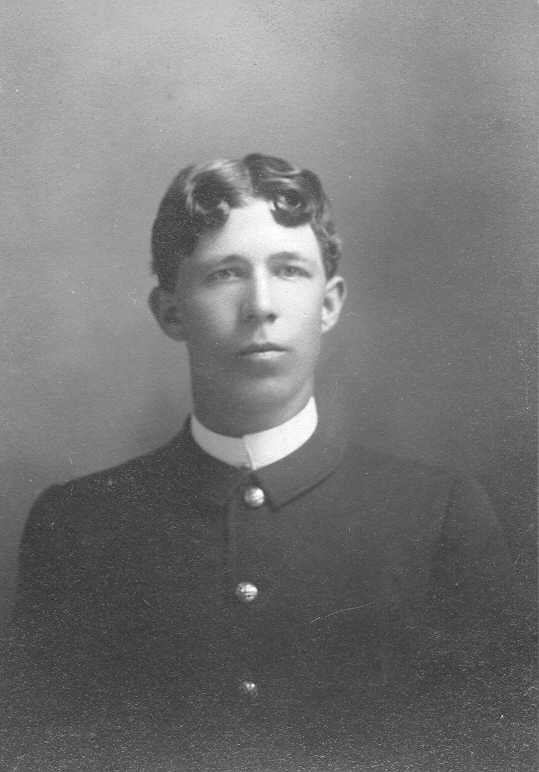
%> input picture 2021Fall/COMP4421/Tutorial_2_codes/charles_butter_2.jpg, 539 x 772 px
$ octave basic_transforms.m   (GNU Octave 9; MATLAB toolbox functions it lacks are replaced by stand-ins)
%> lines starting %> are read from the running program, lines starting %| are printed output that depends on the picture; in (x1, y1, x2, y2) boxes, pixels count from 0 and x2, y2 are one past the last pixel; in counts of white or black regions, pixels touching at a corner belong together; the program's own positions count from 1
f=imread('charles_butter_2.jpg'); %input image
%> f is the input picture: size 772x539 uint8; min 34, max 255, mean 118.6

f_inv = 255-f; %inverse transform
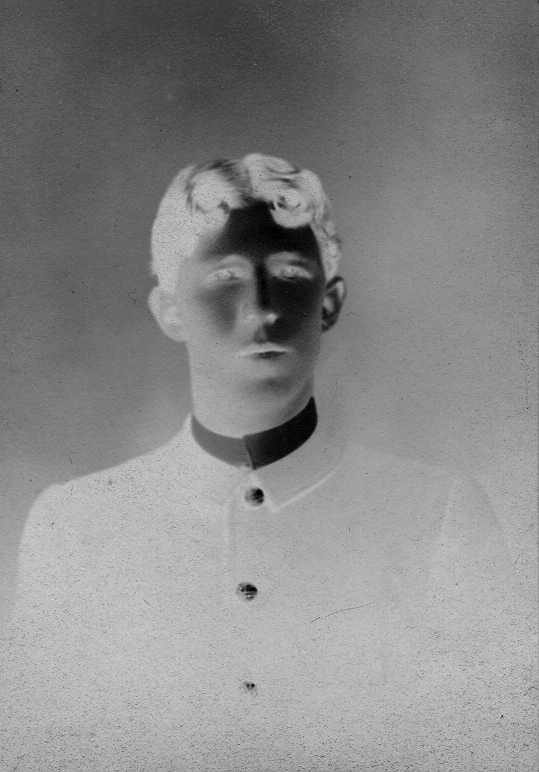
%> f_inv: size 772x539 uint8; min 0, max 221, mean 136.4

c_log = 30;
f_log = c_log*log(1+double(f)); % log transform
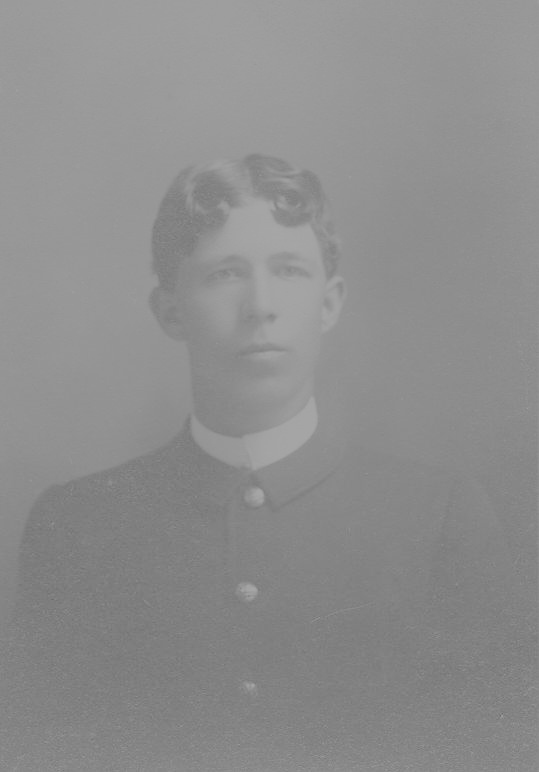
%> f_log: size 772x539 double; min 106.7, max 166.4, mean 141.7

c_plaw = 0.1; gamma = 1.5;
f_plaw = c_plaw*double(f).^gamma; % power-law transform
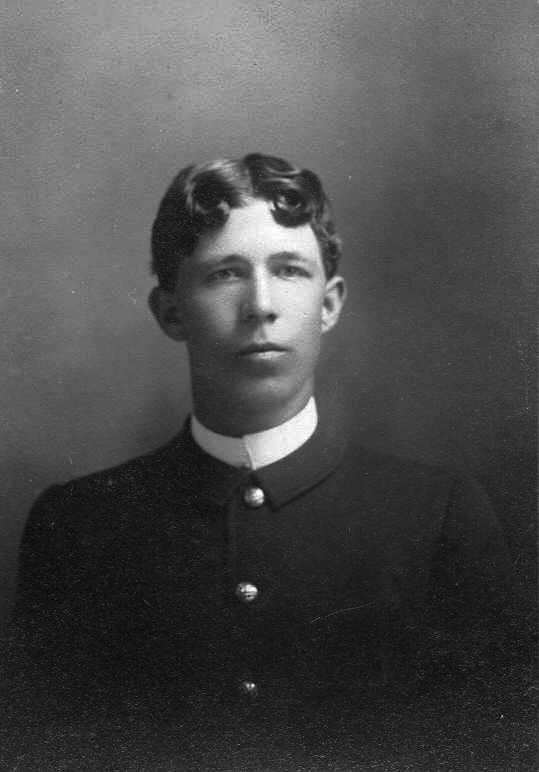
%> f_plaw: size 772x539 double; min 19.83, max 407.2, mean 135; drawn with min black and max white


figure
subplot(2,2,1), imshow(f), title('original');
subplot(2,2,2), imshow(f_inv), title('inverse');
subplot(2,2,3), imshow(uint8(f_log)), title('log');
subplot(2,2,4), imshow(uint8(f_plaw)), title('power-law');
%> after `imshow(uint8(f_plaw))`:
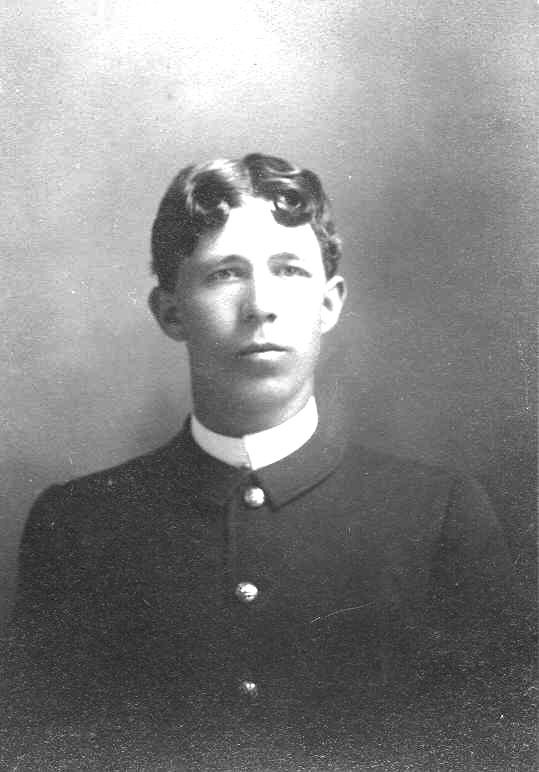
%> displayed picture: size 772x539, on the screen's scale of 0 to 255; min 20, max 255, mean 132.5

%Contrast Stretching for binary output
figure
subplot(2,2,1),imshow(uint8((f>80)*255)) , title('>80');
%> after `imshow(uint8((f>80)*255))`:
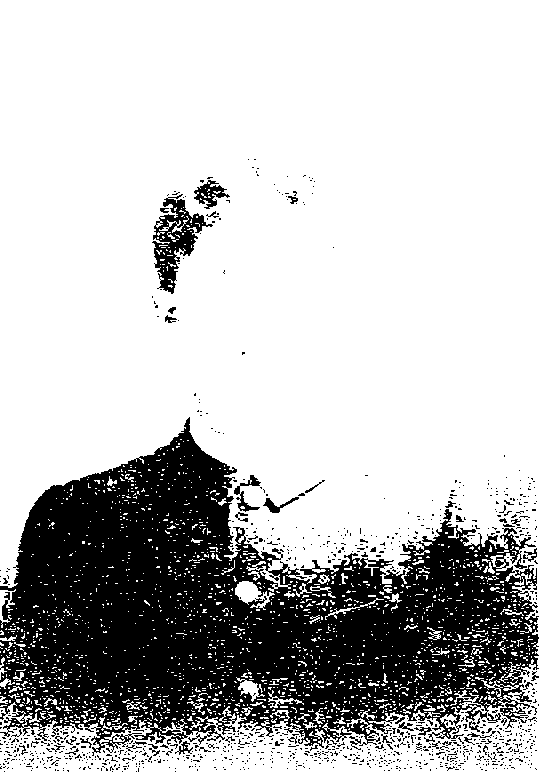
%> displayed picture: size 772x539, on the screen's scale of 0 to 255; 74.8% white; 1067 black regions (1017 under 20 px), largest, box (x1, y1, x2, y2) and area: (0, 417, 539, 756) 96829, (152, 194, 213, 294) 2153, (194, 180, 230, 209) 439
subplot(2,2,2),imshow(uint8((f>127)*255)), title('>127');
%> after `imshow(uint8((f>127)*255))`:
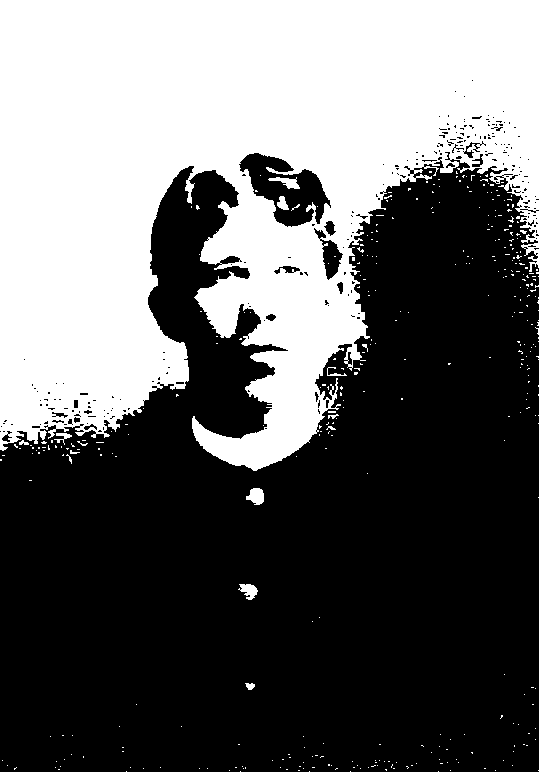
%> displayed picture: size 772x539, on the screen's scale of 0 to 255; 39.8% white; 387 white regions (374 under 20 px), largest, box (x1, y1, x2, y2) and area: (0, 0, 539, 471) 163676, (246, 488, 264, 505) 219, (238, 584, 258, 600) 190
subplot(2,2,3),imshow(uint8((f>200)*255)), title('>200');
%> after `imshow(uint8((f>200)*255))`:
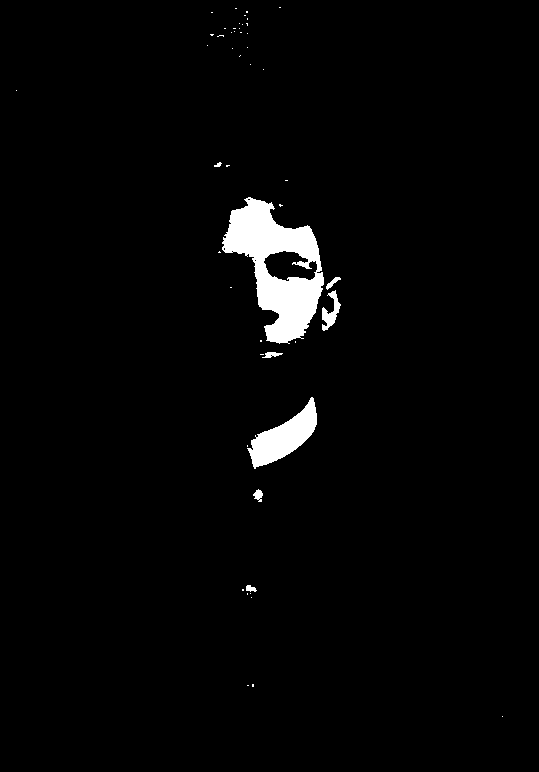
%> displayed picture: size 772x539, on the screen's scale of 0 to 255; 2.4% white; 49 white regions (41 under 20 px), largest, box (x1, y1, x2, y2) and area: (222, 197, 324, 344) 7205, (247, 397, 317, 469) 2168, (322, 290, 341, 331) 338

$ run again, with 2021Fall/COMP4421/Tutorial_2_codes/Venice.jpg copied over 2021Fall/COMP4421/Tutorial_2_codes/charles_butter_2.jpg
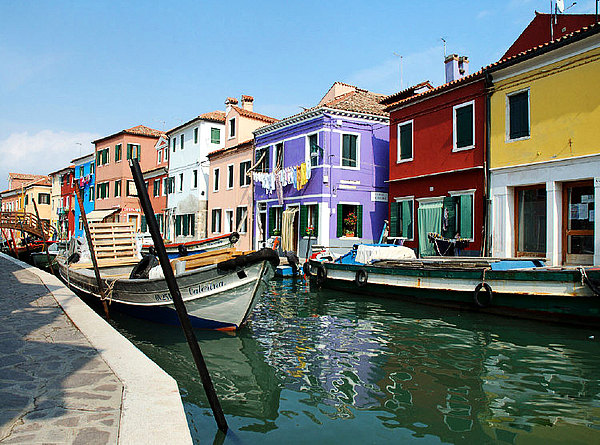
%> input picture 2021Fall/COMP4421/Tutorial_2_codes/Venice.jpg, 600 x 445 px
%> f is the input picture: size 445x600x3 uint8; mean R, G, B 114.1, 126.7, 127.5
%> `f_plaw = c_plaw*double(f).^gamma;`:
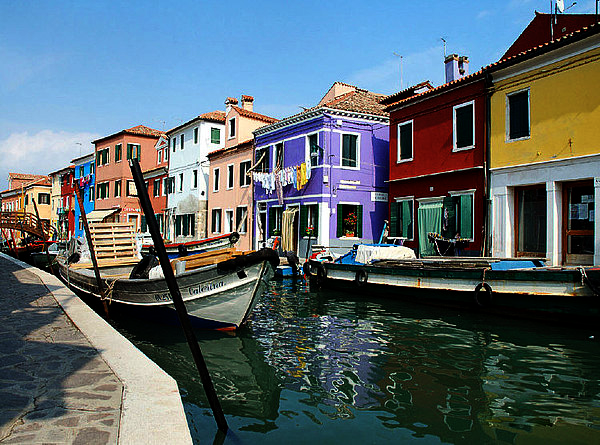
%> f_plaw: size 445x600x3 double; mean R, G, B 142.1, 163.4, 171.7; drawn with min black and max white
%> `imshow(uint8((f>200)*255))`:
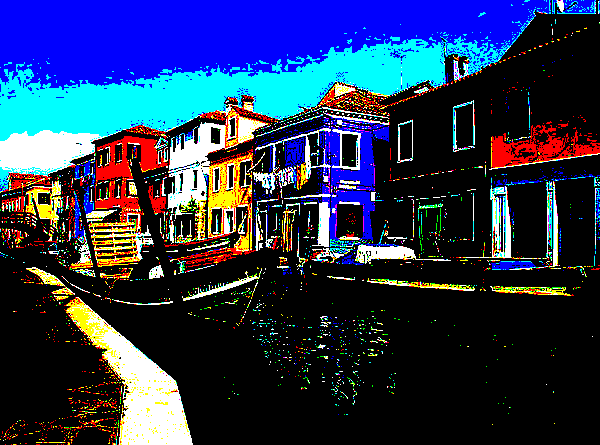
%> displayed picture: size 445x600x3, on the screen's scale of 0 to 255; mean R, G, B 38.1, 52.1, 83.2
